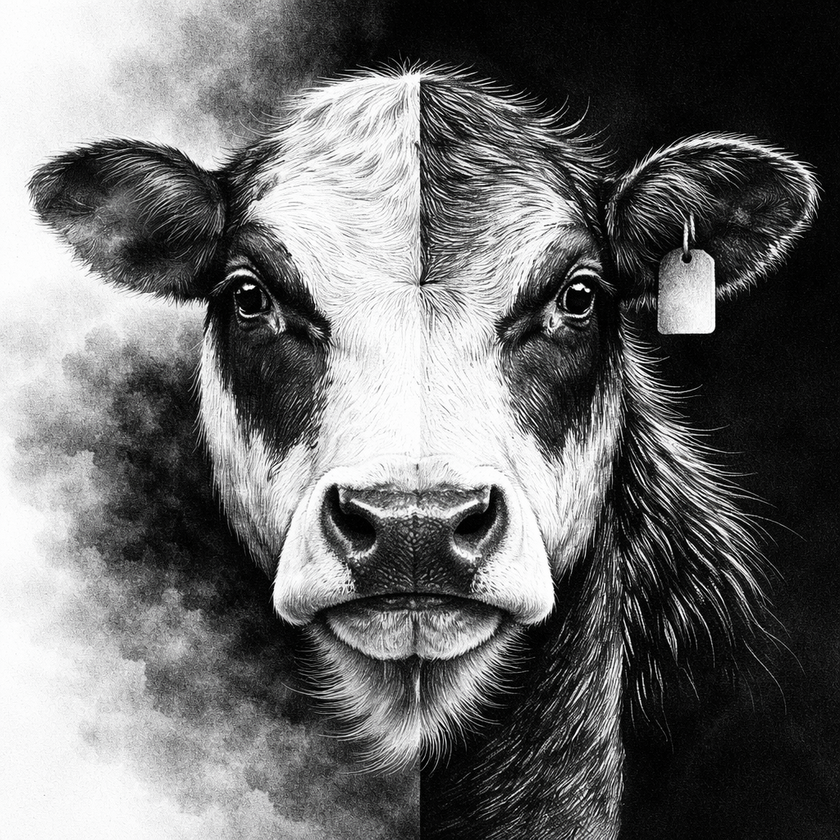
#> input picture Final cows/ink_split.png, 840 x 840 px, shrunk from 1024 x 1024 before the run, found by its file name
$ python run_bandpass_preview.py
#> lines starting #> are read from the running program, lines starting #| are printed output that depends on the picture
#!/usr/bin/env python3
import numpy as np
from PIL import Image
from scipy.ndimage import gaussian_filter
import matplotlib
matplotlib.use('Agg')
import matplotlib.pyplot as plt
import os

src = "/Users/admin/causticsEngineering/Final cows/ink_split.png"
out = "/Users/admin/causticsEngineering"

img  = np.array(Image.open(src).convert('RGB'), dtype=np.float32) / 255.0
gray = 0.299*img[:,:,0] + 0.587*img[:,:,1] + 0.114*img[:,:,2]
print(f"Loaded: {gray.shape}  mean={gray.mean():.3f}  std={gray.std():.3f}")
#| Loaded: (840, 840)  mean=0.424  std=0.369

def bandpass(g, lo, hi):
    low  = gaussian_filter(g.astype('float64'), sigma=lo)
    high = gaussian_filter(g.astype('float64'), sigma=hi)
    bp   = low - high
    bp  -= bp.min()
    if bp.max() > 0: bp /= bp.max()
    return bp.astype('float32')

def save_png(arr, path):
    Image.fromarray((arr.clip(0,1)*255).astype('uint8')).save(path)

bp_q3   = bandpass(gray, lo=2,  hi=32)
#> in bandpass, `low  = gaussian_filter(g.astype('float64'), sigma=lo)`:
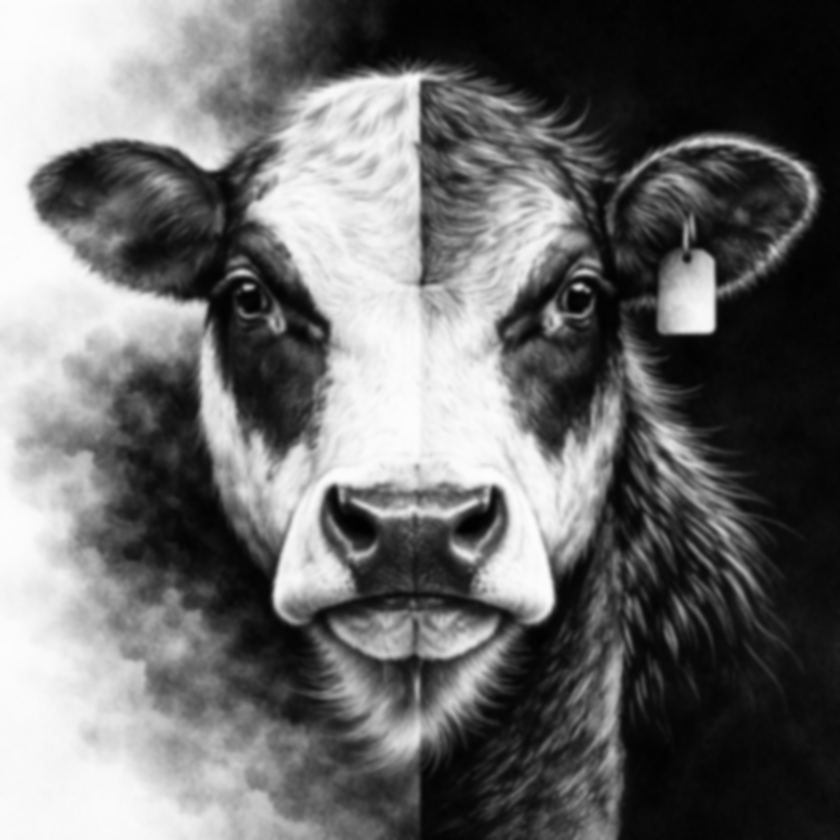
#> low: shape (840, 840) float64; min 0.00661, max 0.993, mean 0.424
#> in bandpass, `high = gaussian_filter(g.astype('float64'), sigma=hi)`:
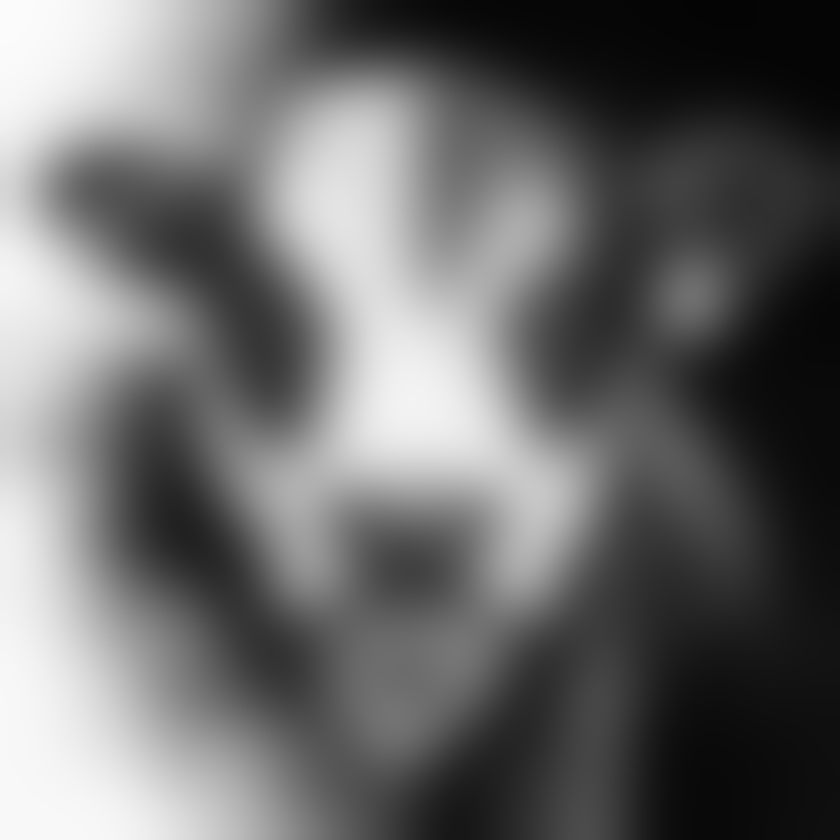
#> high: shape (840, 840) float64; min 0.0188, max 0.988, mean 0.424
bp_q4   = bandpass(gray, lo=1,  hi=8)
#> call 2 of bandpass, with lo = 1, hi = 8
#> in bandpass (call 2), `high = gaussian_filter(g.astype('float64'), sigma=hi)`:
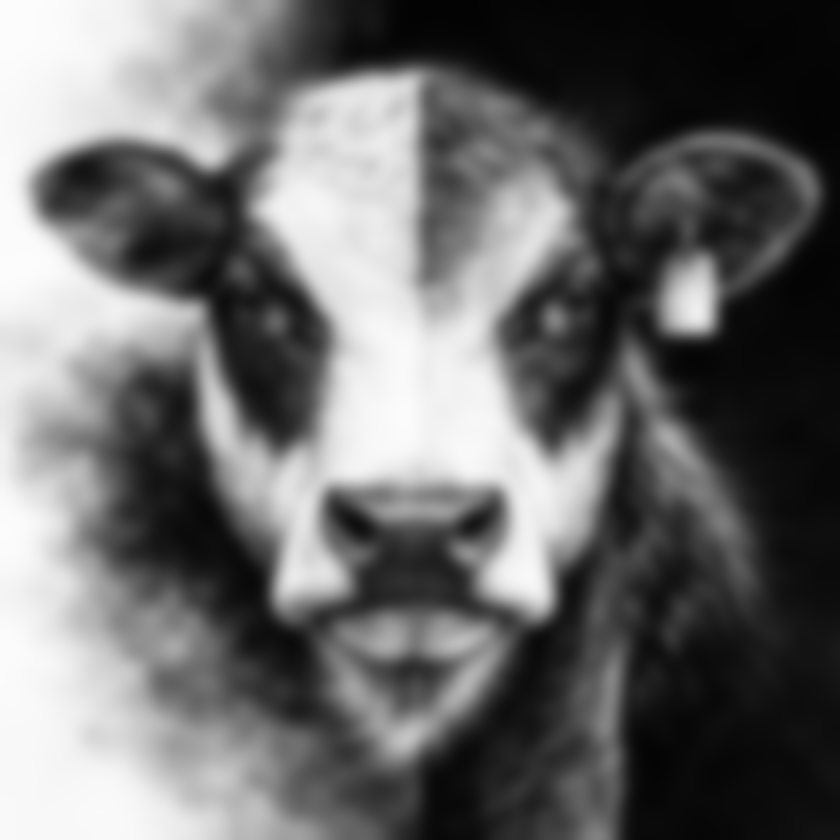
#> high: shape (840, 840) float64; min 0.0133, max 0.99, mean 0.424
#> in bandpass (call 2), `bp   = low - high`:
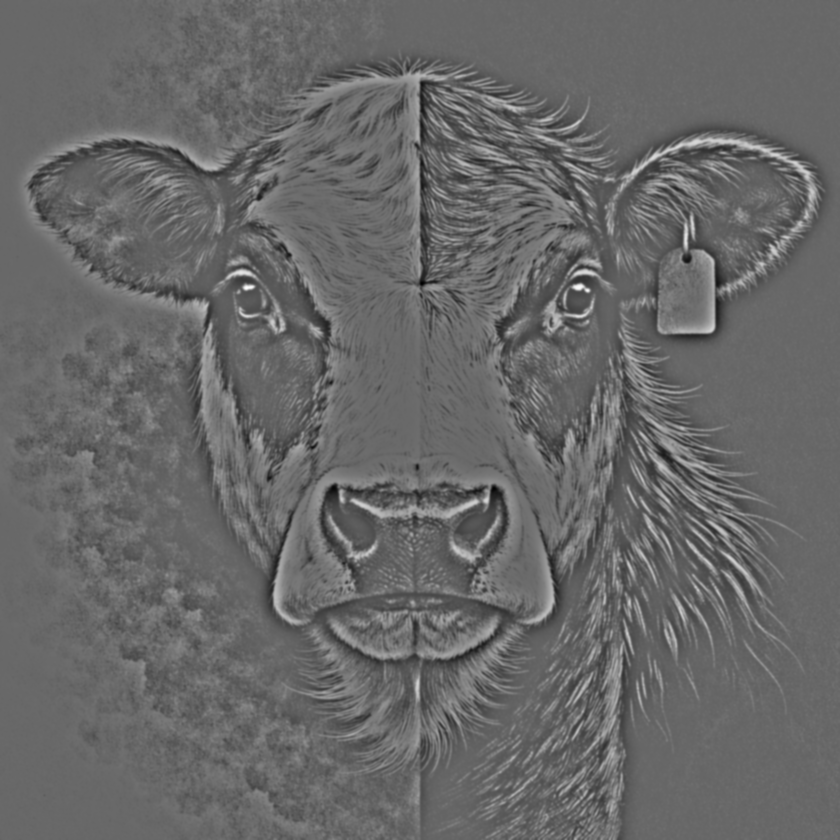
#> bp: shape (840, 840) float64; min -0.518, max 0.747, mean 2.03e-17; drawn with min black and max white
bp_wide = bandpass(gray, lo=3,  hi=64)
#> call 3 of bandpass, with lo = 3, hi = 64
#> in bandpass (call 3), `high = gaussian_filter(g.astype('float64'), sigma=hi)`:
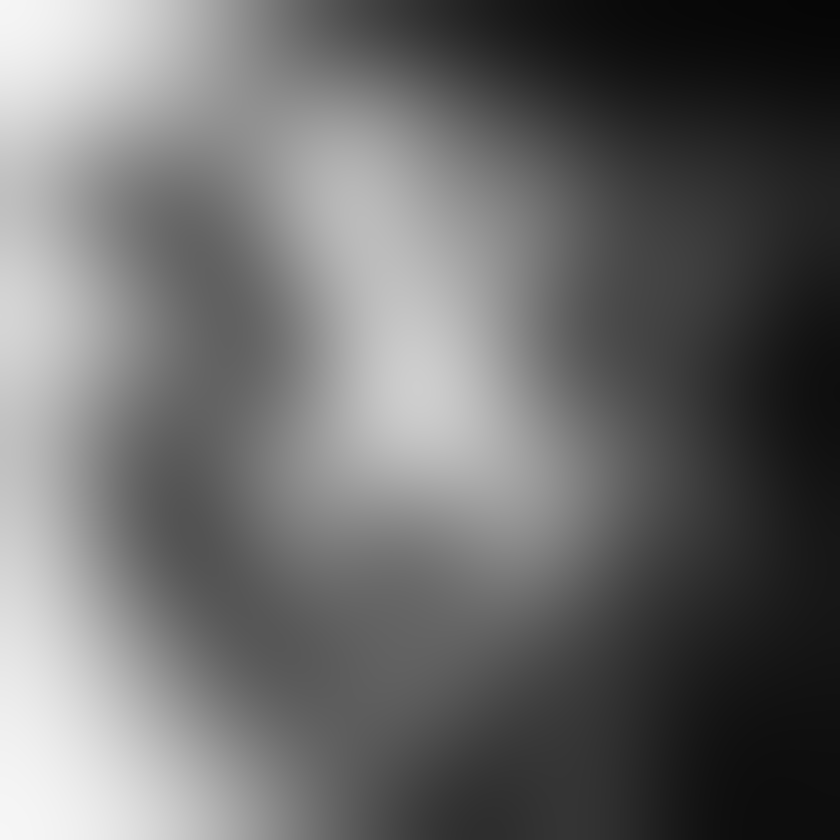
#> high: shape (840, 840) float64; min 0.0261, max 0.965, mean 0.424
#> in bandpass (call 3), `bp   = low - high`:
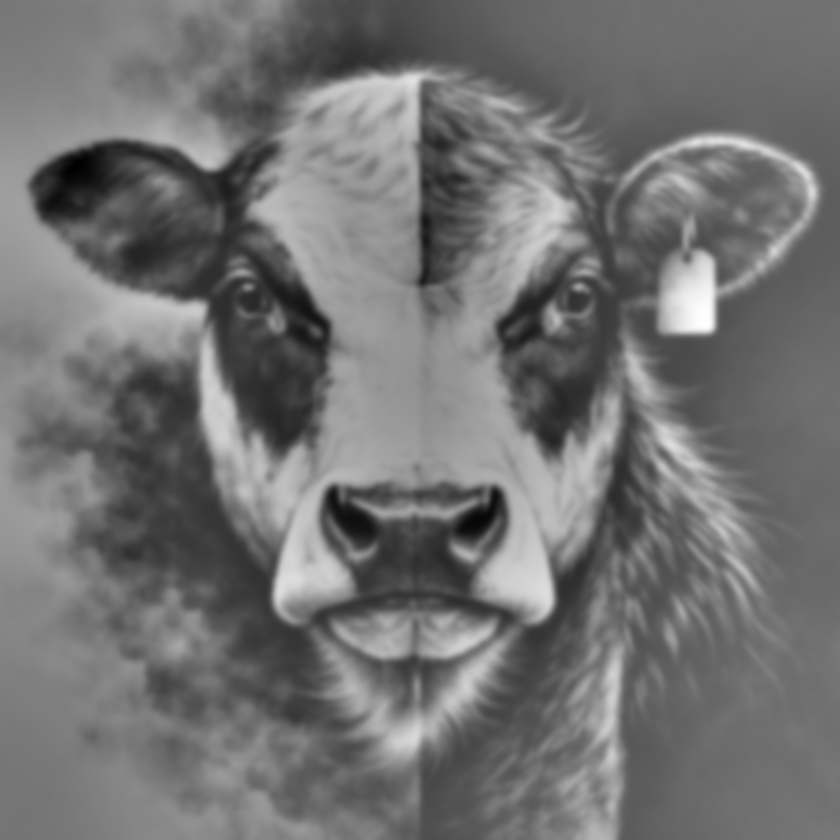
#> bp: shape (840, 840) float64; min -0.61, max 0.748, mean -8.86e-17; drawn with min black and max white

save_png(bp_q3,   f"{out}/ink_split_bp_q3_lo2_hi32.png")
save_png(bp_q4,   f"{out}/ink_split_bp_q4_lo1_hi8.png")
save_png(bp_wide, f"{out}/ink_split_bp_wide_lo3_hi64.png")

# 4-panel preview
fig, axes = plt.subplots(2, 2, figsize=(14, 14), facecolor='black')
panels = [
    (gray,    "Original — raw grayscale\n(background split will dominate solver)"),
    (bp_q3,   "Bandpass  lo=2  hi=32  [q3 — broad mid-freq]\nBackground equalised, cow structure retained"),
    (bp_q4,   "Bandpass  lo=1  hi=8   [q4 — narrow mid-freq]\nEdge-emphasis, fine ink detail preserved"),
    (bp_wide, "Bandpass  lo=3  hi=64  [wider band]\nSofter, more tonal gradients retained"),
]
for ax, (data, title) in zip(axes.ravel(), panels):
    ax.imshow(data, cmap='gray', vmin=0, vmax=1, interpolation='lanczos')
    ax.set_title(title, color='white', fontsize=11, pad=6)
    ax.axis('off')
    ax.set_facecolor('black')
#> this loop made 4 passes
plt.suptitle("ink_split.png — Bandpass preprocessing options\n(removes asymmetric background, retains cow detail for solver)",
             color='#eee', fontsize=13, y=0.998)
plt.tight_layout(pad=1.0)
plt.savefig(f"{out}/ink_split_bandpass_preview.png",
            dpi=150, bbox_inches='tight', facecolor='black')
plt.close()

for name, arr in [("original",gray),("bp_q3",bp_q3),("bp_q4",bp_q4),("bp_wide",bp_wide)]:
    print(f"  {name:12s}  mean={arr.mean():.3f}  std={arr.std():.3f}")
#> this loop made 4 passes
#> name on passes 1 to 4: 'original', 'bp_q3', 'bp_q4', 'bp_wide'
#|   original      mean=0.424  std=0.369
#|   bp_q3         mean=0.483  std=0.115
#|   bp_q4         mean=0.409  std=0.067
#|   bp_wide       mean=0.449  std=0.143
print("ALL DONE")

$ run again, with Final cows/Nikon.png copied over Final cows/ink_split.png
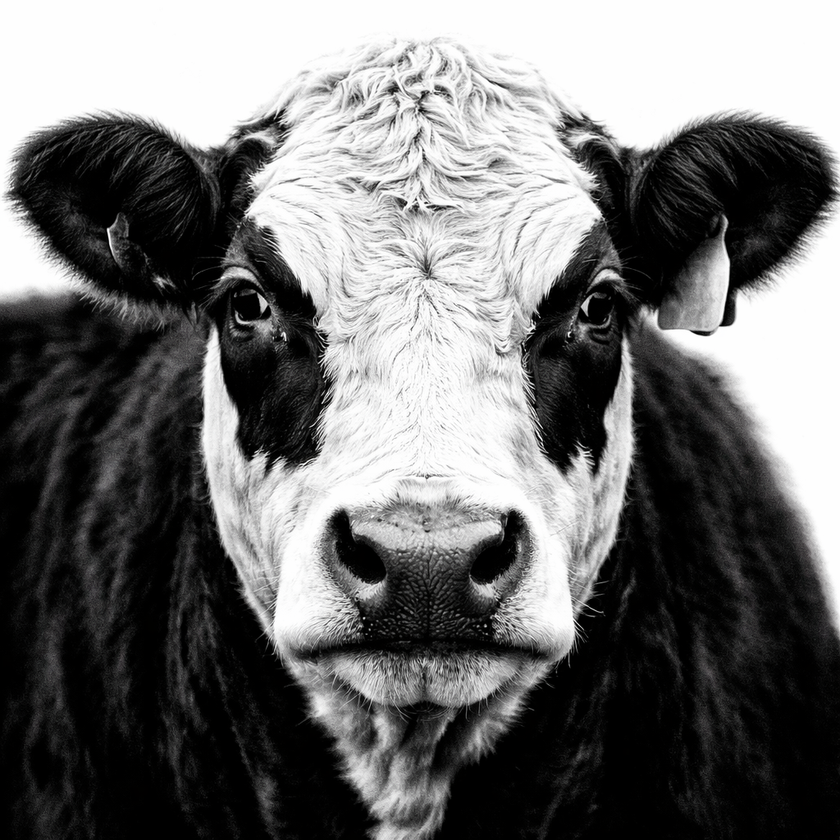
#> input picture Final cows/Nikon.png, 840 x 840 px, shrunk from 1024 x 1024 before the run, found by its file name
#| Loaded: (840, 840)  mean=0.434  std=0.419
#> in bandpass (call 3), `high = gaussian_filter(g.astype('float64'), sigma=hi)`:
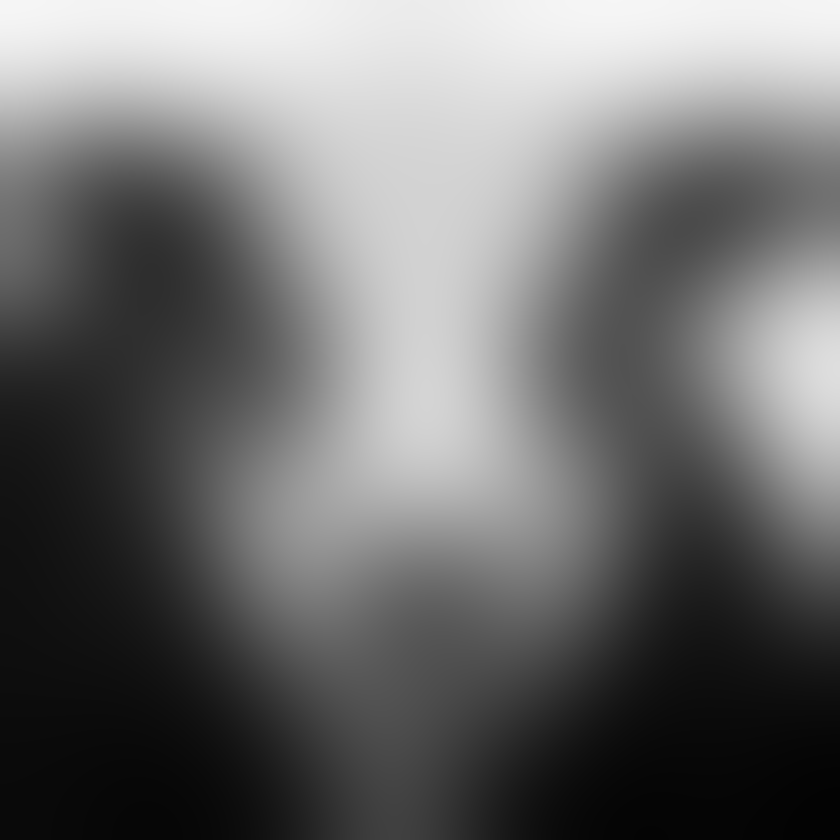
#> high: shape (840, 840) float64; min 0.012, max 0.965, mean 0.434
#> in bandpass (call 3), `bp   = low - high`:
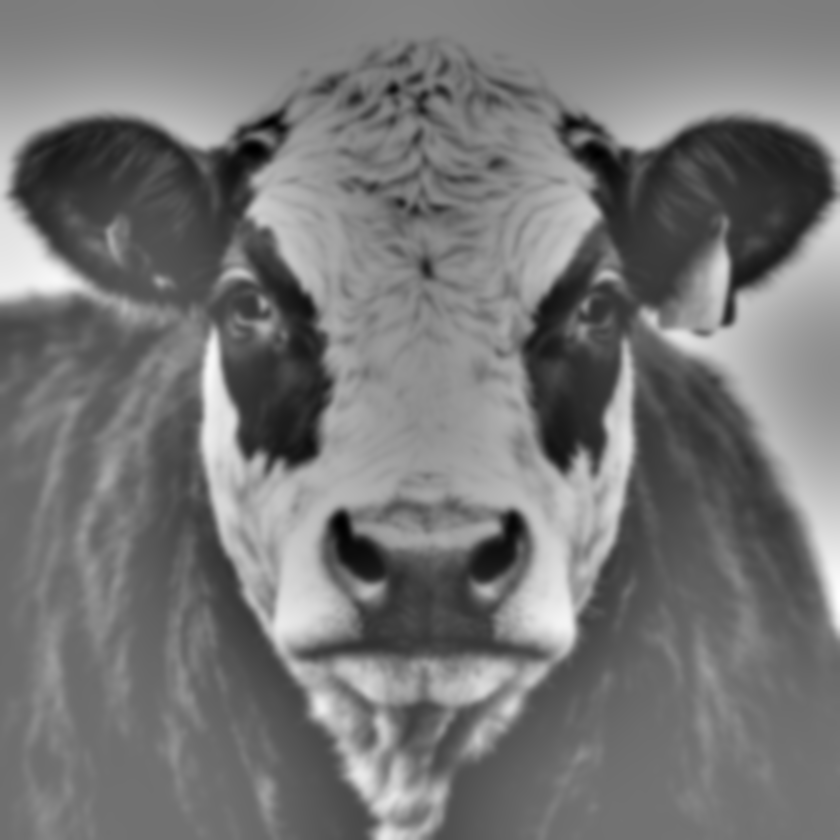
#> bp: shape (840, 840) float64; min -0.618, max 0.713, mean -8.59e-17; drawn with min black and max white
#> the loop `for ax, (data, title) in zip(axes.ravel(), panels):` made 4 passes
#> the loop `for name, arr in [("original",gray),("bp_q3",bp_q3),("bp_q4",bp_q4),("..` made 4 passes
#> name on passes 1 to 4: 'original', 'bp_q3', 'bp_q4', 'bp_wide'
#> (printed output is left out)
